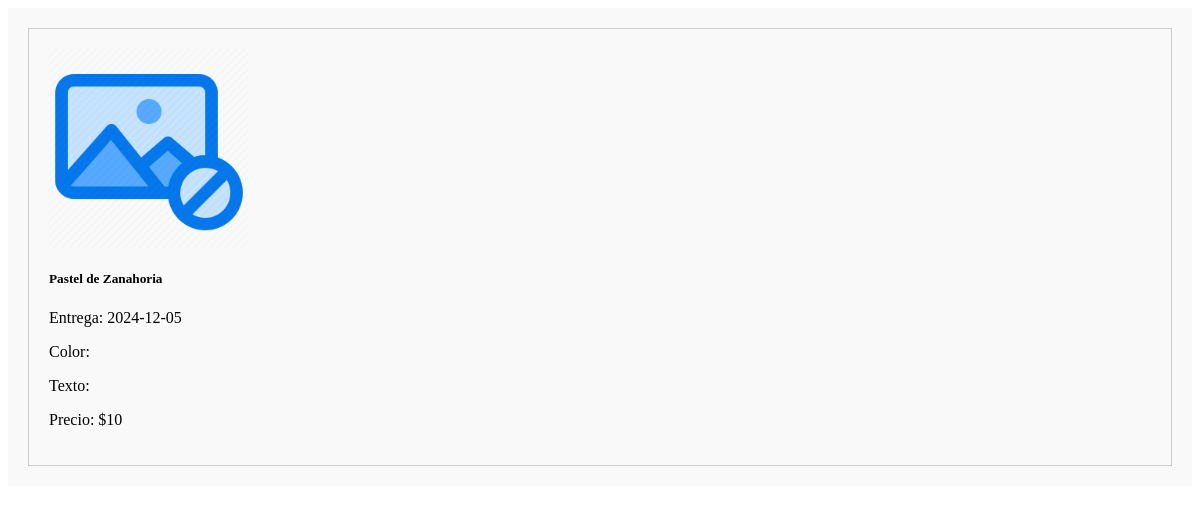
Screenshot of /Controlador/read_articulos.php?id_pedido=58 with the database file from the repository.
### tables this page shows
CREATE TABLE `pedido_articulos` (
  `id` int(11) NOT NULL AUTO_INCREMENT COMMENT 'Guarda el id de la descripcion del pedido',
  `pedido_id` int(11) NOT NULL COMMENT 'Guarda el numero identificador del pedido',
  `pastel_id` int(11) NOT NULL COMMENT 'Guarda el numero identificador del pastel con el que se relaciona el pedido',
  `fecEntrega` date NOT NULL COMMENT 'Guarda la fecha de entrega del pastel',
  `color` varchar(30) DEFAULT NULL COMMENT 'Guarda el color del pastel',
  `texto` varchar(50) DEFAULT NULL COMMENT 'Guarda el texto que tendra del pastel',
  PRIMARY KEY (`id`),
  KEY `pedido_id` (`pedido_id`),
  KEY `pastel_id` (`pastel_id`),
  CONSTRAINT `pedido_articulos_ibfk_1` FOREIGN KEY (`pedido_id`) REFERENCES `pedidos` (`id`) ON DELETE CASCADE ON UPDATE CASCADE,
  CONSTRAINT `pedido_articulos_ibfk_2` FOREIGN KEY (`pastel_id`) REFERENCES `pasteles` (`id_pastel`) ON DELETE CASCADE ON UPDATE CASCADE
);

CREATE TABLE `pasteles` (
  `id_pastel` int(11) NOT NULL COMMENT 'Guarda el numero identificador del pastel',
  `nombreP` varchar(20) NOT NULL COMMENT 'Guarda el nombre del pastel',
  `descripcion` text NOT NULL COMMENT 'Guarda una descripcion de lo que contiene el pastel',
  `precio` double NOT NULL DEFAULT 0 COMMENT 'Guarda el precio del pastel',
  `categoria` varchar(20) NOT NULL COMMENT 'Guarda la categoria del producto',
  `visualizacion` varchar(15) NOT NULL COMMENT 'Se alamacena visualizar o ocultar dependiendo si se desea visualizar el pastel',
  PRIMARY KEY (`id_pastel`)
);

### Controlador/read_articulos.php (the view, shortened to what this page needs)
<?php
require '../Modelo/conexion/conexion.php';
$id_pedido = isset($_GET['id_pedido']) ? intval($_GET['id_pedido']) : 0;
$consulta = "SELECT pa.pastel_id, pa.color, pa.texto,pa.fecEntrega, p.nombreP, p.precio
             FROM pedido_articulos pa
             JOIN pasteles p ON pa.pastel_id = p.id_pastel
             WHERE pa.pedido_id = $id_pedido";
$resultado = mysqli_query($conexion, $consulta);
?>
<section class="container specials">
    <div class="slider-scroll">
        <?php
            foreach ($resultado as $row) {
                $nombre_pastel = $row['nombreP'];
                $imagen = "../Static/img/Productos/" . $nombre_pastel . ".png";
                if (!file_exists($imagen)) {
                    $imagen = "../Static/img/nophoto.png";
                }
        ?>
            <div class="card" style="width: 200px; margin: 10px;">
                <img src="<?php echo htmlspecialchars($imagen); ?>" class="card-img-top" alt="<?php echo htmlspecialchars($nombre_pastel); ?>">
                <div class="card-body">
                    <h5 class="card-title"><?php echo htmlspecialchars($nombre_pastel); ?></h5>
                    <p class="card-text">Entrega: <?php echo htmlspecialchars($row['fecEntrega']); ?></p>
                    <p class="card-text">Color: <?php echo htmlspecialchars($row['color']); ?></p>
                    <p class="card-text">Texto: <?php echo htmlspecialchars($row['texto']); ?></p>
                    <p class="card-text">Precio: $<?php echo htmlspecialchars($row['precio']); ?></p>
                </div>
            </div>
        <?php
            }
        ?>
    </div>
</section>

### Controlador/read_articulos.php (style rules this page uses)
.container.specials { padding: 20px; background-color: #f9f9f9; }
.slider-scroll { display: flex; overflow-x: auto; gap: 10px; scroll-behavior: smooth; padding: 10px; border: 1px solid #ccc; }
.card { flex: 0 0 auto; transition: transform 0.3s; margin: 10px; width: 200px; }
.card-img-top { height: 200px; object-fit: cover; }

### rows the page displays
pedido_articulos: pastel.nombreP "Pastel de Zanahoria", fecEntrega "2024-12-05", pastel.precio "10"
